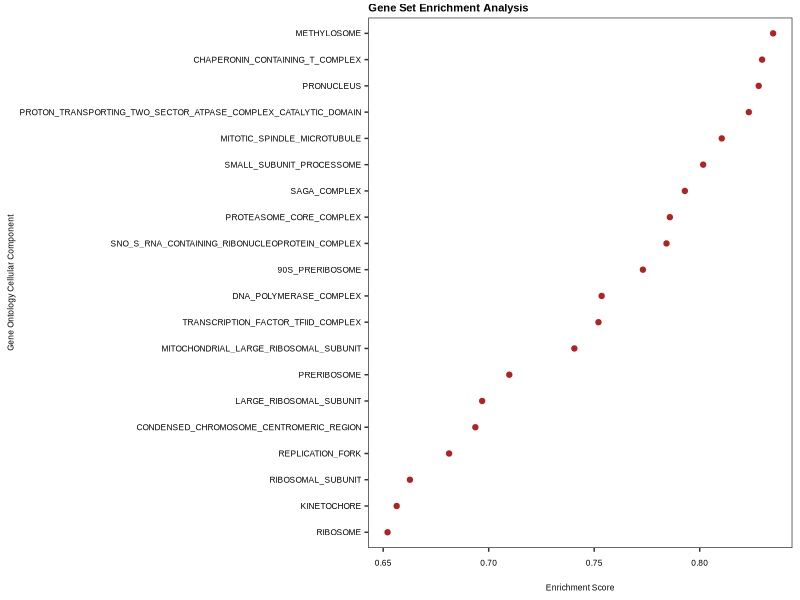
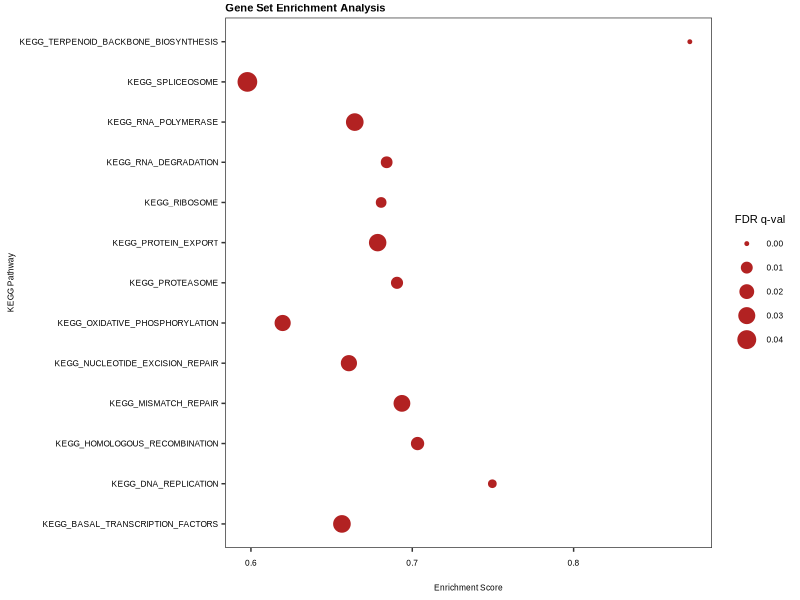
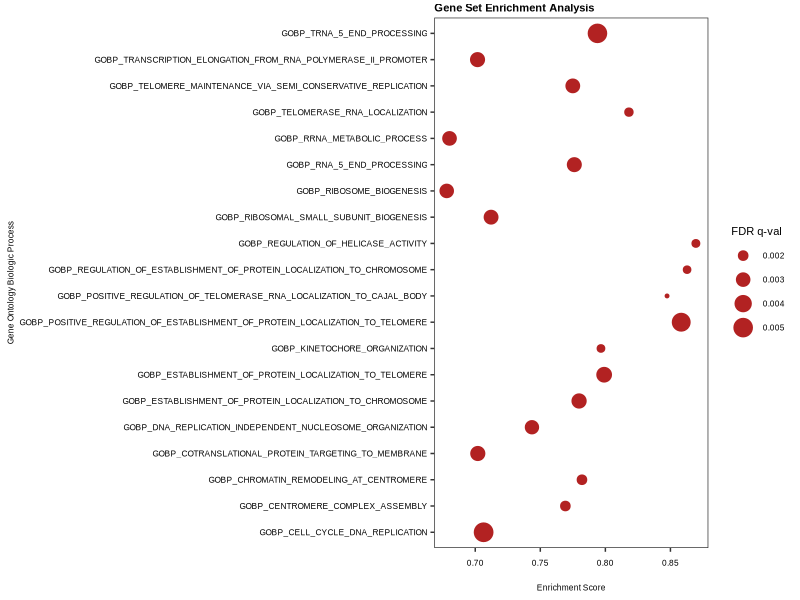
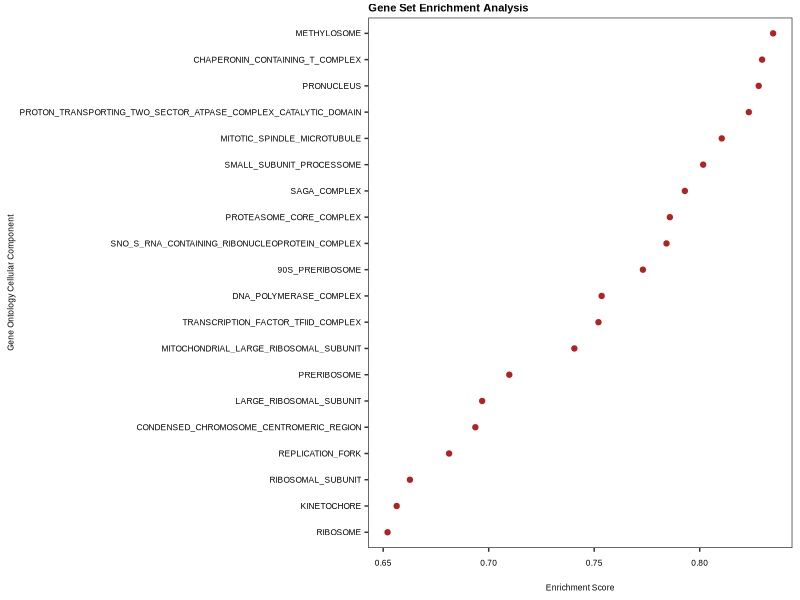
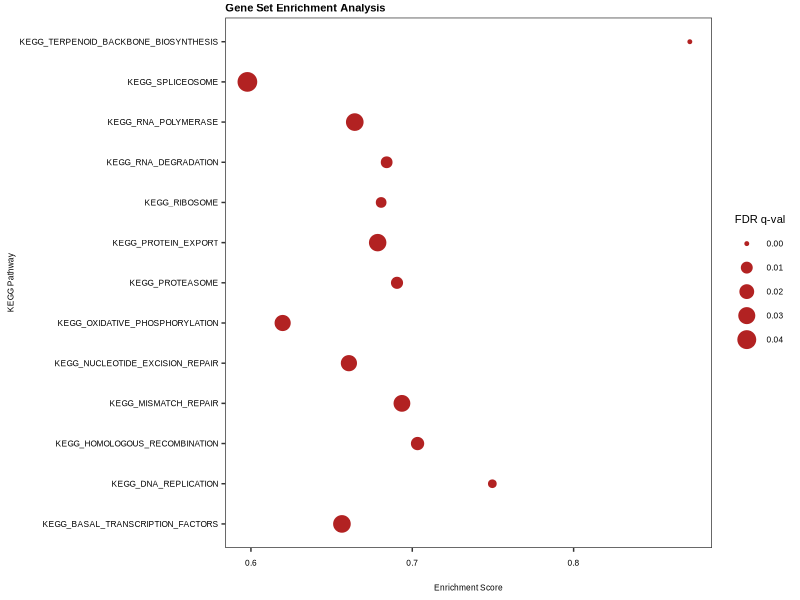
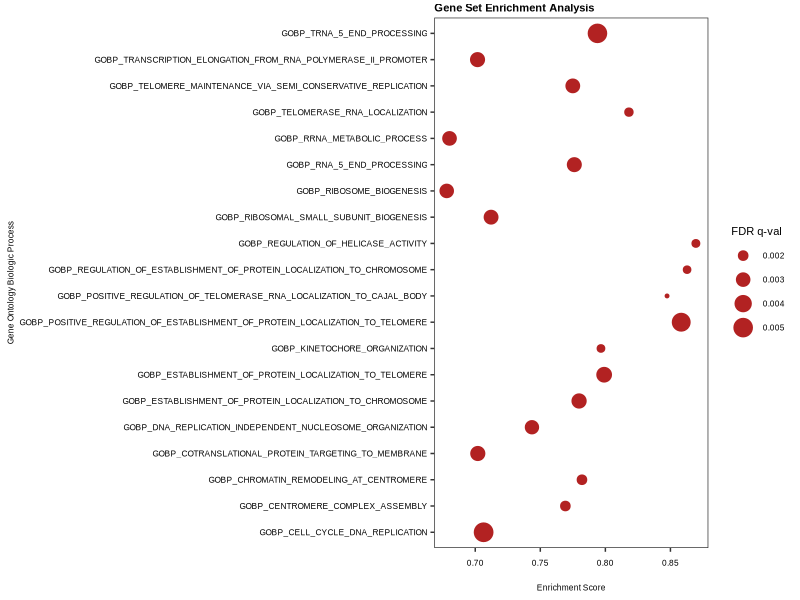

These figures' R source, in order:
## ---- chunk 1

library(tidyverse)
library(ggsci)
library(reshape2)
library(ggpubr)
library(cowplot)
library(svglite)

## ---- chunk 2
theme_su<-  function(){ 
  font <- "Arial"   #assign font family up front
  
  theme_bw() %+replace%    #replace elements we want to change
    
    theme(
   
      
      #text elements
      plot.title = element_text(             #title
        family = "Arial",            #set font family
        size = 8,                #set font size
        face = 'bold',            #bold typeface
        hjust = 0,                #left align
        vjust = 3),               #raise slightly
      
      plot.subtitle = element_text(          #subtitle
        family = "Arial",            #font family
        size = 6),               #font size
      
      plot.caption = element_text(           #caption
        family = "Arial",            #font family
        size = 6,                 #font size
        hjust = 1),               #right align
      
      axis.title = element_text(             #axis titles
        family = "Arial",
        
        size = 6),               #font size
      
      axis.text = element_text(              #axis text
        family = "Arial",            #axis famuly
        size = 6),                #font size
      
      axis.text.x = element_text(            #margin for axis text
        margin=margin(5, b = 10)),
      
     legend.title=element_text(
       family="Arial",
       size=8,
       hjust = 0),
     legend.text=element_text(
       family = "Arial",
       size=6),
     
     panel.grid.major = element_blank(),
     panel.grid.minor = element_blank()
     )
  
     
    
}
## ---- chunk 3

gsea<- read_tsv(file="input/Gene_set.txt")

## ---- chunk 4

gsea<- gsea %>% mutate(data_base=case_when(
    grepl('GOBP', NAME)  ~ "GOBP",
    grepl('GOMF', NAME)  ~ "GOMF",
    grepl('GOCC', NAME)  ~ "GOCC",
    grepl('REACTOME', NAME)  ~ "REACTOME",
    grepl('KEGG', NAME)  ~ "KEGG"))

a<- gsea %>% filter(!is.na(data_base))
a<- a %>% filter(`FDR q-val`<0.05)
a<- arrange(a, 'ES')
b<- a %>% filter(data_base=="GOCC") %>% slice(1:20)
names(b)
b$NAME <- gsub(x = b$NAME, pattern = "GOCC_", replacement = "")
library(forcats)

fig_6_e<- b %>%  mutate(NAME = fct_reorder(NAME, ES))%>% ggplot(aes(x=`ES`, y=NAME,))+geom_point(color="#B22222")+theme_su()+ggtitle("Gene Set Enrichment Analysis")+ylab("Gene Ontology Cellular Component")+ xlab("Enrichment Score")
fig_6_e

c<- a %>% filter(data_base=="KEGG") %>% slice(1:20)

sup_fig_6_x<- c %>% ggplot(aes(x=`ES`, y=NAME, size=`FDR q-val`))+geom_point(color="#B22222")+theme_su()+ggtitle("Gene Set Enrichment Analysis")+ylab("KEGG Pathway")+ xlab("Enrichment Score")

sup_fig_6_x

d<- a %>% filter(data_base=="GOBP") %>% slice(1:20)

sup_fig_6_y<- d %>% ggplot(aes(x=`ES`, y=NAME, size=`FDR q-val`))+geom_point(color="#B22222")+theme_su()+ggtitle("Gene Set Enrichment Analysis")+ylab("Gene Ontology Biologic Process")+ xlab("Enrichment Score")

sup_fig_6_y

ggsave(fig_6_e, filename = "E:/Paper writing/CRIPSRi paper/Analyses/plots/panel_6/fig_6_e_new.svg", width = 5, height = 4, units = "in", dpi=1000)

ggsave(sup_fig_6_x, filename = "E:/Paper writing/CRIPSRi paper/Analyses/plots/panel_6/sup_fig_6_e.svg", width = 4, height = 4, units = "in", dpi=1000)
ggsave(sup_fig_6_y, filename = "E:/Paper writing/CRIPSRi paper/Analyses/plots/panel_6/sup_fig_6_f.svg", width = 7, height = 4, units = "in", dpi=1000)
